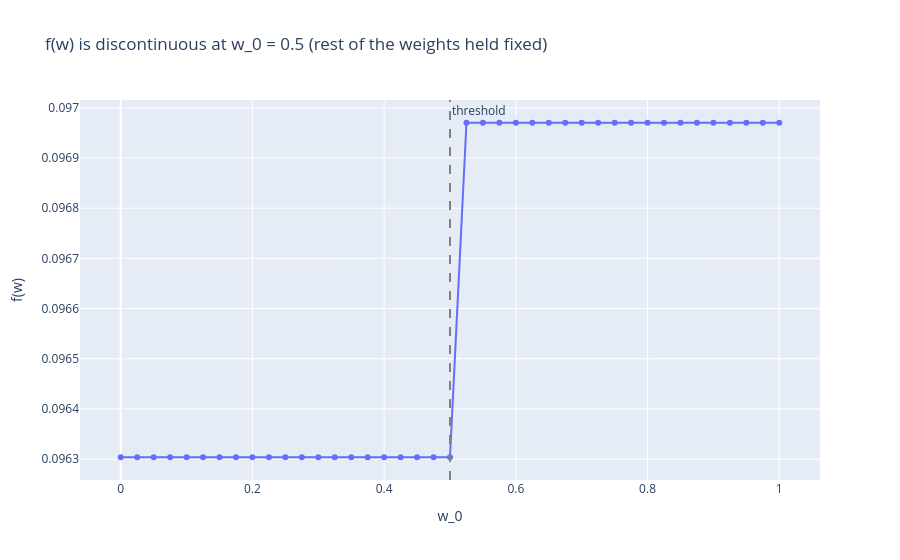

Source (notebook cell):
### Code cell
import plotly.graph_objects as go

# Sweep one feature's weight through [0, 1], holding the rest at a fixed random
# baseline, to make the threshold discontinuity in f(w) concrete: it jumps
# whenever w_0 crosses 0.5 and the mask gains or drops that feature.
rng = np.random.default_rng(0)
base_weights = rng.random(NUM_FEATURES)
sweep_values = np.linspace(0.0, 1.0, 41)

costs = []
for v in sweep_values:
    w = base_weights.copy()
    w[0] = v
    costs.append(feature_subset_error(w))

fig = go.Figure(go.Scatter(x=sweep_values, y=costs, mode='lines+markers'))
fig.add_vline(x=0.5, line_dash='dash', line_color='gray', annotation_text='threshold')
fig.update_layout(
    title='f(w) is discontinuous at w_0 = 0.5 (rest of the weights held fixed)',
    xaxis_title='w_0',
    yaxis_title='f(w)',
)
fig.show()

### Figure 1 — Plotly figure (JSON) as saved in the notebook; plotly's stock layout.template omitted (floating-point values rounded to 4 significant figures)
{"data": [{"mode": "lines+markers", "type": "scatter", "x": [0.0, 0.025, 0.05, 0.075, 0.1, 0.125, 0.15, 0.175, 0.2, 0.225, 0.25, 0.275, 0.3, 0.325, 0.35, 0.375, 0.4, 0.425, 0.45, 0.475, 0.5, 0.525, 0.55, 0.575, 0.6, 0.625, 0.65, 0.675, 0.7, 0.725, 0.75, 0.775, 0.8, 0.825, 0.85, 0.875, 0.9, 0.925, 0.95, 0.975, 1.0], "y": [0.0963, 0.0963, 0.0963, 0.0963, 0.0963, 0.0963, 0.0963, 0.0963, 0.0963, 0.0963, 0.0963, 0.0963, 0.0963, 0.0963, 0.0963, 0.0963, 0.0963, 0.0963, 0.0963, 0.0963, 0.0963, 0.09697, 0.09697, 0.09697, 0.09697, 0.09697, 0.09697, 0.09697, 0.09697, 0.09697, 0.09697, 0.09697, 0.09697, 0.09697, 0.09697, 0.09697, 0.09697, 0.09697, 0.09697, 0.09697, 0.09697]}], "layout": {"annotations": [{"showarrow": false, "text": "threshold", "x": 0.5, "xanchor": "left", "xref": "x", "y": 1, "yanchor": "top", "yref": "y domain"}], "shapes": [{"line": {"color": "gray", "dash": "dash"}, "type": "line", "x0": 0.5, "x1": 0.5, "xref": "x", "y0": 0, "y1": 1, "yref": "y domain"}], "title": {"text": "f(w) is discontinuous at w_0 = 0.5 (rest of the weights held fixed)"}, "xaxis": {"title": {"text": "w_0"}}, "yaxis": {"title": {"text": "f(w)"}}}}
